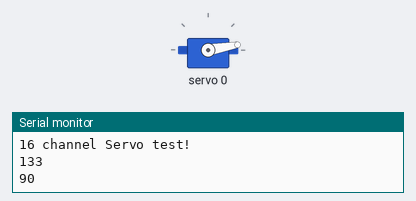
A sketch run on a simulated Arduino Uno, built with avr-gcc and run on an emulated ATmega328P. Parts: servo, the last lines printed to the serial monitor.

Above: at 0.1 s.
At 2.1 s:
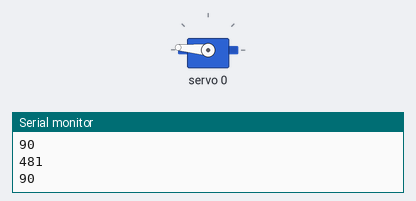
At 4.1 s:
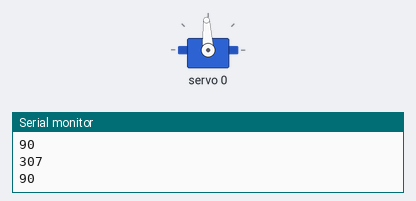
Timing chart, 0 to 5.6 s (numbered marks = the images above):
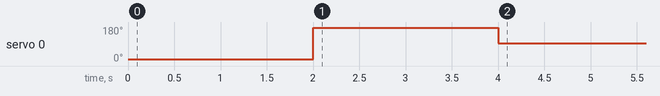

The sketch:

test_trigger.ino
```cpp
#include <Wire.h>
#include <Adafruit_PWMServoDriver.h>

// called this way, it uses the default address 0x40
Adafruit_PWMServoDriver pwm = Adafruit_PWMServoDriver();

#define MIN_PULSE_WIDTH       650
#define MAX_PULSE_WIDTH       2350
#define DEFAULT_PULSE_WIDTH   1500
#define FREQUENCY             50
// our servo # counter
uint8_t servonum = 0;

void setup() {
  Serial.begin(9600);
  Serial.println("16 channel Servo test!");
  pwm.begin();
  pwm.setPWMFreq(FREQUENCY);  // Analog servos run at ~60 Hz updates
}

void loop() {

  pwm.setPWM(0, 0, pulseWidth(0));
  Serial.println("90");
  delay(2000);

  pwm.setPWM(0, 0, pulseWidth(180));
  Serial.println("90");
  delay(2000);

  pwm.setPWM(0, 0, pulseWidth(90));
  Serial.println("90");
  delay(500000);
}


int pulseWidth(int angle)
{
  int pulse_wide, analog_value;
  pulse_wide   = map(angle, 0, 180, MIN_PULSE_WIDTH, MAX_PULSE_WIDTH);
  analog_value = int(float(pulse_wide) / 1000000 * FREQUENCY * 4096);
  Serial.println(analog_value);
  return analog_value;
}
```

Measured:
- by itself, servo 0: 10° → 175° at 2.0 s, → 93° 2.0 s later
